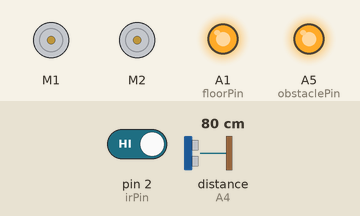
Simulated run of this program. Board: Arduino Uno, built with avr-gcc and run on an emulated ATmega328P. On the bench: 2 × DC motor (green arrow = forward, orange = backward, longer = faster), output pins drawn as LEDs (lit = HIGH). Wiring (inferred from the names in the program): ultrasonic range finder: trigger A3; echo A4. The test bench sets the inputs (shaded band); at power-on: distance to the obstacle (sensor on A4) 80 cm, pin 2 (irPin) HIGH. The echo pulse lasts 58.3 µs per cm; pins used as bus, display or sensor lines are not drawn.

Above: at 1.2 s.
1.3 s: distance to the obstacle (sensor on A4) set to 23 cm
2.8 s: distance to the obstacle (sensor on A4) set to 18 cm
At 3.4 s:
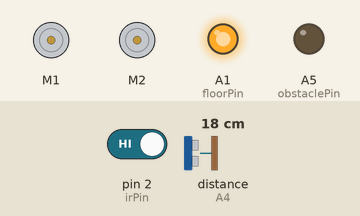
4.3 s: pin 2 (irPin) driven LOW
At 5.5 s:
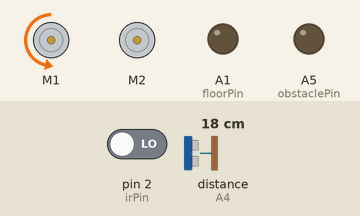
5.8 s: pin 2 (irPin) driven HIGH
At 6.7 s:
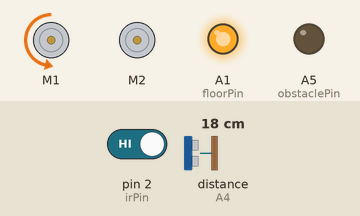
7.3 s: distance to the obstacle (sensor on A4) set to 35 cm
At 7.7 s:
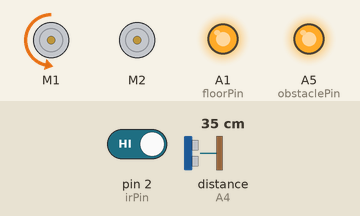
8.8 s: pin 2 (irPin) driven LOW
At 10.1 s:
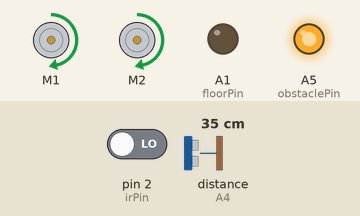
Timing chart, 0 to 11.3 s (numbered marks = the images above; inputs shaded):
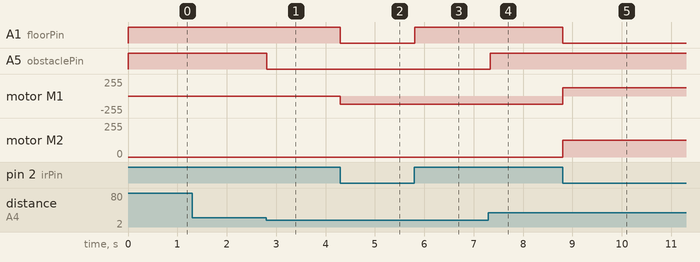

The program:

main.cpp
```cpp
#include <Arduino.h>
#include <AFMotor.h>

AF_DCMotor leftMotor(1);
AF_DCMotor rightMotor(2);

const uint8_t floorPin = A1;               // fllor indicator pin
const uint8_t irPin = 2;                   // IR sensor pin
const uint8_t trigPin = A3;                // US trig pin
const uint8_t echoPin = A4;                // US echo pin
const uint8_t obstaclePin = A5;            // obstacle indicator pin
const uint8_t MOTOR_SPEED = 125;           // 0 - 255
const uint8_t MIN_CLEARANCE = 20;          // cm
const unsigned long CHECK_INTERVAL = 60;   // ms
const unsigned long RECOVER_DELAY = 150;   // ms
const unsigned long BACK_AWAY_DELAY = 500; // ms

float distance;

bool motorsRunning = false;
unsigned long obstacleCheckTimestamp = 0;
bool floorPresent = false;

void setup()
{
  pinMode(floorPin, OUTPUT);
  pinMode(irPin, INPUT);
  pinMode(echoPin, INPUT);
  pinMode(trigPin, OUTPUT);
  pinMode(obstaclePin, OUTPUT);

  obstacleCheckTimestamp = millis() - 2 * CHECK_INTERVAL;
}

void loop()
{
  unsigned long now = millis();

  if (now - obstacleCheckTimestamp > CHECK_INTERVAL)
  {
    obstacleCheckTimestamp = now;

    digitalWrite(trigPin, LOW);
    delayMicroseconds(2);
    digitalWrite(trigPin, HIGH);
    delayMicroseconds(10);
    digitalWrite(trigPin, LOW);

    distance = (pulseIn(echoPin, HIGH) * .0343) / 2;
  }

  floorPresent = digitalRead(irPin) == LOW;

  digitalWrite(obstaclePin, distance > MIN_CLEARANCE ? HIGH : LOW);
  digitalWrite(floorPin, floorPresent ? LOW : HIGH);

  if (distance > MIN_CLEARANCE && floorPresent)
  {
    if (motorsRunning)
    {
      return;
    }

    // GO
    leftMotor.setSpeed(MOTOR_SPEED);
    leftMotor.run(FORWARD);

    rightMotor.setSpeed(MOTOR_SPEED);
    rightMotor.run(FORWARD);

    motorsRunning = true;

    return;
  }

  if (!floorPresent && motorsRunning)
  {
    // BREAK!!
    leftMotor.setSpeed(MOTOR_SPEED * 2);
    leftMotor.run(BACKWARD);

    rightMotor.setSpeed(MOTOR_SPEED * 2);
    rightMotor.run(BACKWARD);

    delay(RECOVER_DELAY);
  }

  if (motorsRunning)
  {
    // STOP
    leftMotor.setSpeed(0);
    rightMotor.run(RELEASE);

    rightMotor.setSpeed(0);
    rightMotor.run(RELEASE);
  }

  if (floorPresent)
  {
    // BACK AWAY
    leftMotor.setSpeed(MOTOR_SPEED);
    leftMotor.run(BACKWARD);

    delay(BACK_AWAY_DELAY);
  }

  motorsRunning = false;
}
```

Measured:
- the behaviour switches between 21 and 20 cm on distance to the obstacle (sensor on A4) (found by bisection; images 0 and 1)
- after the input at 1.3 s, every drawn part: stays the same
- after the input at 2.8 s, A5 (obstaclePin): HIGH → LOW at once
- after the input at 4.3 s, A1 (floorPin): HIGH → LOW at once; motor M1: stopped → backward 125/255 at once
- after the input at 5.8 s, A1 (floorPin): LOW → HIGH at once
- after the input at 7.3 s, A5 (obstaclePin): LOW → HIGH at once
- after the input at 8.8 s, A1 (floorPin): HIGH → LOW at once; motor M1: backward 125/255 → forward 125/255 at once; motor M2: stopped → forward 125/255 at once
